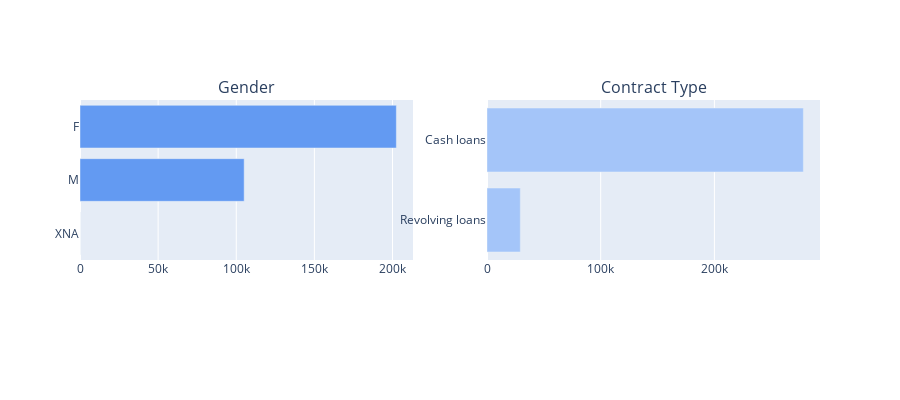

Here is the notebook cell this chart was saved with:
### Code cell
tr1 = bar_hor(app_train, "CODE_GENDER", "Distribution of CODE_GENDER Variable" ,"#639af2", w=700, lm=100, return_trace= True) # 性別の棒グラフ
tr2 = bar_hor(app_train, "NAME_CONTRACT_TYPE", "Distribution of NAME_CONTRACT_TYPE Variable" ,"#a4c5f9", w=700, lm=100, return_trace = True) # 契約タイプの棒グラフ

# 図の整形・表示
fig = tools.make_subplots(rows=1, cols=2, print_grid=True, subplot_titles = ['Gender' , 'Contract Type'])
fig.append_trace(tr1, 1, 1);
fig.append_trace(tr2, 1, 2);
fig['layout'].update(height=400, showlegend=False, margin=dict(b=140));
iplot(fig);

### Figure 1 — Plotly figure (JSON) as saved in the notebook; plotly's stock layout.template omitted (floating-point values rounded to 4 significant figures)
{"data": [{"marker": {"color": "#639af2"}, "orientation": "h", "type": "bar", "x": [4, 105059, 202448], "xaxis": "x", "y": ["XNA", "M", "F"], "yaxis": "y"}, {"marker": {"color": "#a4c5f9"}, "orientation": "h", "type": "bar", "x": [29279, 278232], "xaxis": "x2", "y": ["Revolving loans", "Cash loans"], "yaxis": "y2"}], "layout": {"annotations": [{"font": {"size": 16}, "showarrow": false, "text": "Gender", "x": 0.225, "xanchor": "center", "xref": "paper", "y": 1, "yanchor": "bottom", "yref": "paper"}, {"font": {"size": 16}, "showarrow": false, "text": "Contract Type", "x": 0.775, "xanchor": "center", "xref": "paper", "y": 1, "yanchor": "bottom", "yref": "paper"}], "height": 400, "margin": {"b": 140}, "showlegend": false, "xaxis": {"anchor": "y", "domain": [0, 0.45]}, "xaxis2": {"anchor": "y2", "domain": [0.55, 1]}, "yaxis": {"anchor": "x", "domain": [0, 1]}, "yaxis2": {"anchor": "x2", "domain": [0, 1]}}}
